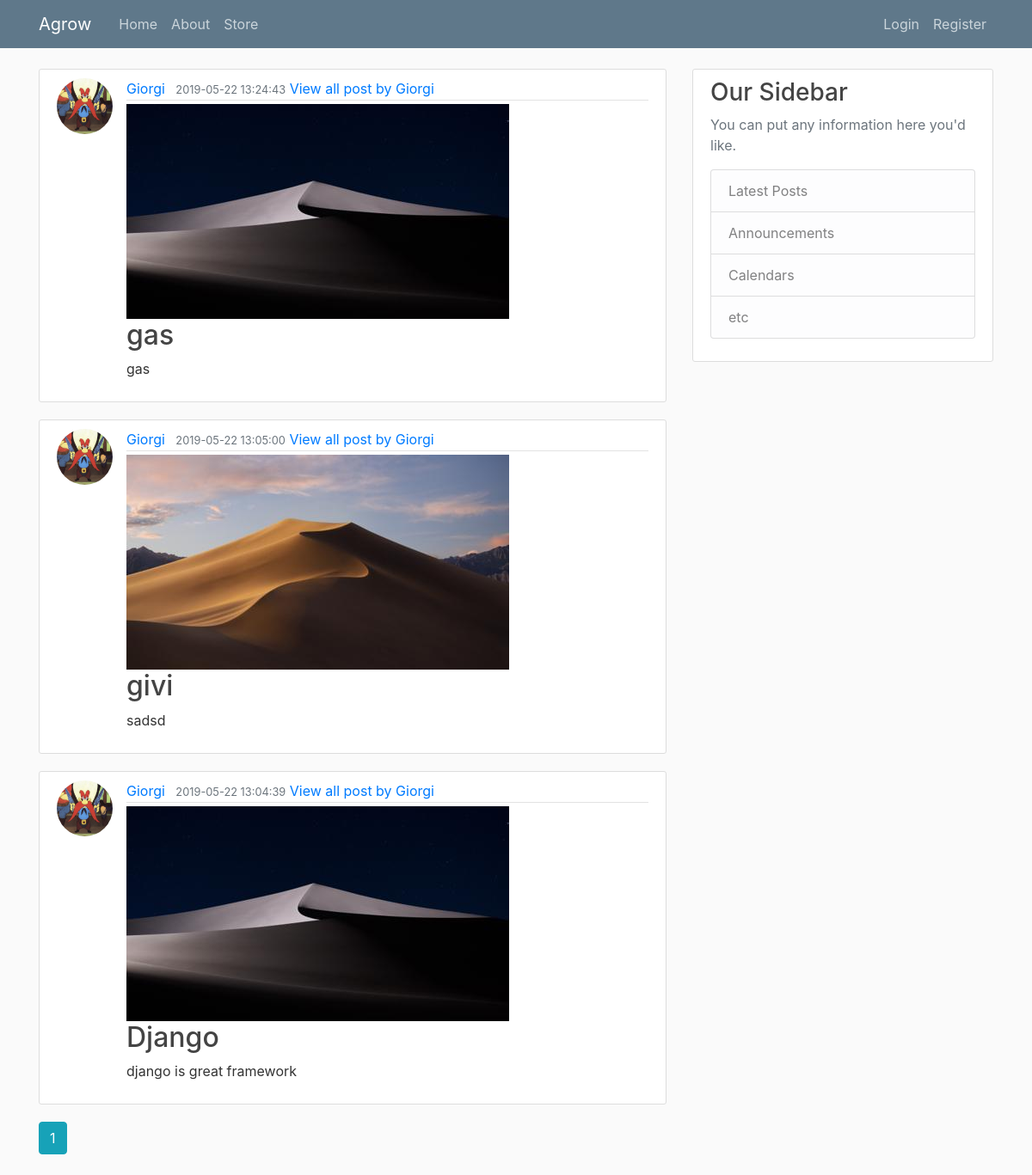
The page / on the database its author committed.
### flaskblog/models.py (models this page shows, shortened)
class Post(db.Model):
	id = db.Column(db.Integer, primary_key=True)
	title = db.Column(db.String(120), nullable=False)
	date_posted = db.Column(db.DateTime, nullable=False, default=datetime.utcnow())
	content = db.Column(db.Text, nullable=False)
	image = db.Column(db.String, nullable=True)
	view = db.Column(db.Integer, nullable=False, default=0)
	photo = db.Column(db.String, nullable=True)
	user_id = db.Column(db.Integer, db.ForeignKey('user.id'), nullable=False)
	comment = db.Column(db.Text, nullable=True)
	post_comment = db.relationship('Comment', backref='post_comm', lazy=True)
	likes = db.relationship('Like', backref='post_like', lazy=True)

class User(db.Model, UserMixin):
	id = db.Column(db.Integer, primary_key=True)
	username = db.Column(db.String(20), unique=True, nullable=False)
	email = db.Column(db.String(120), unique=True, nullable=False)
	image_file = db.Column(db.String(20), nullable=False, default='5.jpg' )
	password = db.Column(db.String(60), nullable=False)
	admin = db.Column(db.Boolean, nullable=False, default=False)
	posts = db.relationship('Post', backref='author', lazy=True)
	user_comment = db.relationship('Comment', backref='author_comm', lazy=True)
	followers = db.relationship('Followers', backref='user_followers', lazy=True)
	following = db.relationship('Following', backref='user_following', lazy=True)
	likes = db.relationship('Like', backref='user_like', lazy=True)

### flaskblog/routes.py (the view)
@app.route('/')
def home():
	page = request.args.get('page', 1, type=int)
	posts = Post.query.order_by(Post.date_posted.desc()).paginate(page=page, per_page=5)
	return render_template('home.html', posts=posts)

### flaskblog/templates/home.html
{% extends 'layout.html' %}
{% block content %}
  {% for post in posts.items %}
    <article class="media content-section">
      <img class="rounded-circle article-img" src="{{ url_for('static', filename='profile_pics/' + post.author.image_file) }}">
        <div class="media-body">
          <div class="article-metadata">
            {% if post.author == current_user %}
              <a class="mr-2" href="{{ url_for('account') }}">{{ post.author.username }}</a>
              <small class="text-muted">{{ post.date_posted.strftime('%Y-%m-%d %H:%M:%S') }}</small>
              <a class="mr-2" href="{{ url_for('user_posts', username=post.author.username) }}">View all post by {{ post.author.username }}</a>
            {% else %}
              <a class="mr-2" href="{{ url_for('user_info', username=post.author.username) }}">{{ post.author.username }}</a>
            <small class="text-muted">{{ post.date_posted.strftime('%Y-%m-%d %H:%M:%S') }}</small>
              <a class="mr-2" href="{{ url_for('user_posts', username=post.author.username) }}">View all post by {{ post.author.username }}</a>
            {% endif %}
          </div>
          <img src="{{ url_for('static',filename='post_pics/' + post.photo) }}" class="img-fluid" alt="Responsive image">
          <h2><a class="article-title" href="{{ url_for('post', post_id=post.id) }}">{{ post.title }}</a></h2>
          <p class="article-content">{{ post.content }}</p>
        </div>
      </article>
	{% endfor %}
	{% for page_num in posts.iter_pages(left_edge=1, right_edge=1, left_current=1, right_current=2) %}
		{% if page_num %}
			{% if posts.page == page_num %}
				<a class="btn btn-info mb-4" href="{{url_for('home', page=page_num)}}">{{ page_num }}</a>
			{% else %}
				<a class="btn btn-outline-info mb-4" href="{{url_for('home', page=page_num)}}">{{ page_num }}</a>
			{% endif %}
      {% else %}
			...
      {% endif %}
{% endfor %}
{% endblock content %}

### flaskblog/templates/layout.html (shortened to what this page needs)
<!DOCTYPE html>
<html>
<head>
    <link rel="stylesheet" href="https://stackpath.bootstrapcdn.com/bootstrap/4.3.1/css/bootstrap.min.css">
    <link rel="stylesheet" type="text/css" href="{{ url_for('static', filename='main.css') }}">
</head>
<body>
<body>
    <header class="site-header">
      <nav class="navbar navbar-expand-md navbar-dark bg-steel fixed-top">
        <div class="container">
          <a class="navbar-brand mr-4" href="/">Agrow</a>
          <div class="collapse navbar-collapse" id="navbarToggle">
            <div class="navbar-nav mr-auto">
              <a class="nav-item nav-link" href="{{url_for('home')}}">Home</a>
              <a class="nav-item nav-link" href="{{url_for('about')}}">About</a>
              <a class="nav-item nav-link" href="{{url_for('store')}}">Store</a>
            </div>
            <div class="navbar-nav">
              {% if current_user.is_authenticated %}
                <a class="nav-item nav-link" href="{{url_for('new_post')}}">Create Post</a>
                <a class="nav-item nav-link" href="{{url_for('account')}}">Account</a>
                <a class="nav-item nav-link" href="{{url_for('logout')}}">Logout</a>
              {% else %}
                <a class="nav-item nav-link" href="{{url_for('login')}}">Login</a>
                <a class="nav-item nav-link" href="{{url_for('register')}}">Register</a>
              {% endif %}
            </div>
          </div>
        </div>
      </nav>
    </header>
    <main role="main" class="container">
      <div class="row">
        <div class="col-md-8">
          {% block content %}
          {% endblock %}
        </div>
        <div class="col-md-4">
          <div class="content-section">
            <h3>Our Sidebar</h3>
            <p class='text-muted'>You can put any information here you'd like.
              <ul class="list-group">
                <li class="list-group-item list-group-item-light">Latest Posts</li>
                <li class="list-group-item list-group-item-light">Announcements</li>
                <li class="list-group-item list-group-item-light">Calendars</li>
                <li class="list-group-item list-group-item-light">etc</li>
              </ul>
            </p>
          </div>
        </div>
      </div>
</main>
</body>
</html>

### flaskblog/static/main.css (style rules this page uses)
body { background: #fafafa; color: #333333; margin-top: 5rem; }
h1, h2, h3, h4, h5, h6 { color: #444444; }
.bg-steel { background-color: #5f788a; }
.site-header .navbar-nav .nav-link { color: #cbd5db; }
.content-section { background: #ffffff; padding: 10px 20px; border: 1px solid #dddddd; border-radius: 3px; margin-bottom: 20px; }
.article-title { color: #444444; }
.article-content { white-space: pre-line; }
.article-img { height: 65px; width: 65px; margin-right: 16px; }
.article-metadata { padding-bottom: 1px; margin-bottom: 4px; border-bottom: 1px solid #e3e3e3 }

### rows shown on the page
Post: image_file (picture), author.username "Giorgi", date_posted "2019-05-22 13:24:43", photo (picture), title "gas", content "gas"
Post: image_file (picture), author.username "Giorgi", date_posted "2019-05-22 13:05:00", photo (picture), title "givi", content "sadsd"
Post: image_file (picture), author.username "Giorgi", date_posted "2019-05-22 13:04:39", photo (picture), title "Django", content "django is great framework"

### other values the page prints
{{ page_num }} "1"
